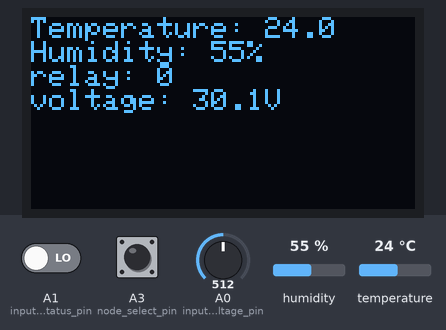
This sketch was run on a simulated Arduino Uno, built with avr-gcc and run on an emulated ATmega328P. Shown: 128×64 one-colour display. Inputs (shaded band) come from the test bench; at power-on: humidity 55 %, A0 (input_voltage_pin) = 512, A1 (input_relay_status_pin) LOW, temperature 24 °C, A3 (node_select_pin) HIGH. Random numbers use the default seed unless the sketch sets one; no radio packets arrive unless stated; what the sketch prints to the serial monitor is not drawn.

Above: at 2.4 s.
2.5 s: humidity set to 22 %
At 7.3 s:
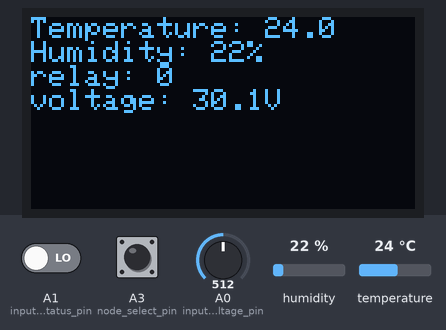
7.9 s: A0 (input_voltage_pin) set to 716
At 12.8 s:
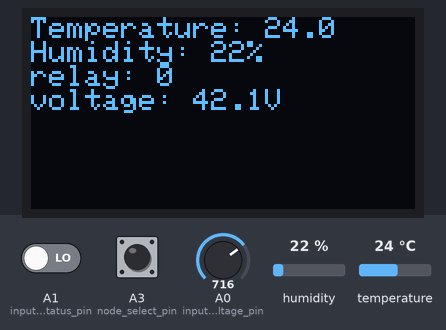
13.1 s: A1 (input_relay_status_pin) driven HIGH
At 17.5 s:
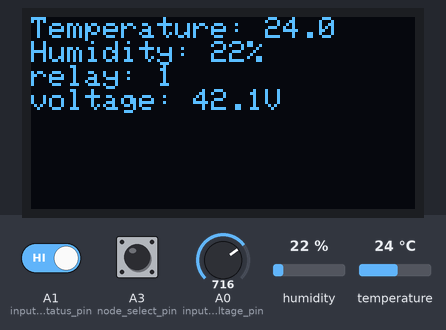
18.3 s: temperature set to 12 °C
At 22.7 s:
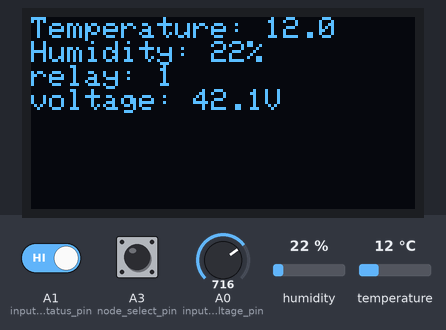
23.4 s: A0 (input_voltage_pin) set to 900
At 27.6 s:
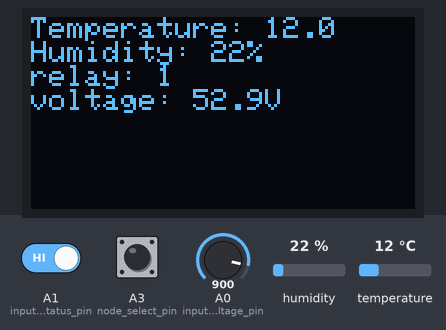
28.6 s: A1 (input_relay_status_pin) driven LOW
At 33.4 s:
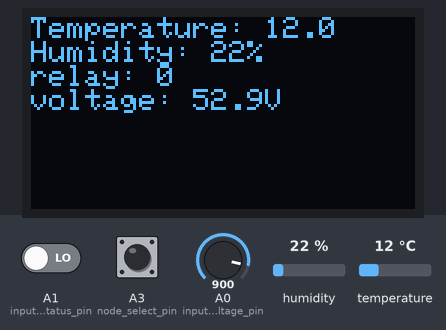
Timing chart, 0 to 34.7 s (numbered marks = the images above; inputs shaded):
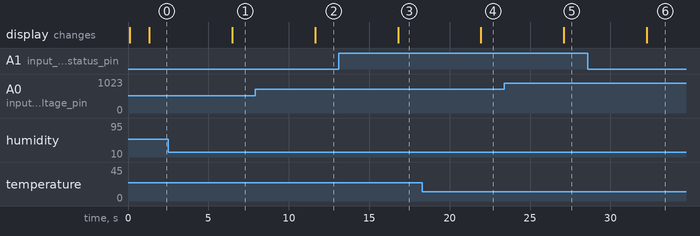

The sketch:

main_TX.ino
```cpp
#include <SPI.h>
#include <RH_RF95.h>
#include <Wire.h>
#include "DFRobot_SHT20.h"
#include "SSD1306Ascii.h"
#include "SSD1306AsciiWire.h"

#define SF         7
#define BANDWIDTH  250
#define TXPOWER    14

#define RFM95_CS 10
#define RFM95_RST 9
#define RFM95_INT 2
#define RF95_FREQ 434.0
#define I2C_ADDRESS 0x3C  // OLED

uint8_t input_voltage_pin = A0;
uint8_t input_relay_status_pin = A1;
uint8_t node_select_pin = A3;
uint8_t node = 0;
uint16_t packetnum = 0;
uint16_t packet_interval = 5000;  // 5000ms delay

RH_RF95 rf95(RFM95_CS, RFM95_INT);
DFRobot_SHT20 sht20;
SSD1306AsciiWire oled;

void setup(){
  pinMode(input_voltage_pin, INPUT);
  pinMode(input_relay_status_pin, INPUT);
  pinMode(RFM95_RST, OUTPUT);
  digitalWrite(RFM95_RST, HIGH);

  while (!Serial);
  Serial.begin(115200);
  delay(100);

  Serial.println("RFM98W LoRa Shield TX");

// Set Node Number
  pinMode(node_select_pin, INPUT_PULLUP);
  ++node += !digitalRead(node_select_pin);  // 1 or 2
  Serial.print("Node Number: ");
  Serial.println(node);

// OLED display
  Wire.begin();
  oled.begin(&Adafruit128x64, I2C_ADDRESS);
  // oled.set400kHz();
  oled.setFont(Adafruit5x7);

  oled.clear();
  oled.println("LoRa Shield TX");
  oled.set2X();
  oled.print("Node: ");
  oled.println(node);
  oled.set1X();

// Init SHT20
	sht20.initSHT20(); // Init SHT20 Sensor
	delay(100);
	sht20.checkSHT20(); // Check SHT20 Sensor

// RFM98W manual reset
  digitalWrite(RFM95_RST, LOW);
  delay(10);
  digitalWrite(RFM95_RST, HIGH);
  delay(10);

// Init RFM98W
  while (!rf95.init()) {
    Serial.println("LoRa radio init failed");
    while (1);
  }

  if (!rf95.setFrequency(RF95_FREQ)) {
    Serial.println("setFrequency failed");
    while (1);
  }
  rf95.setTxPower(TXPOWER, false);
  rf95.setSpreadingFactor(SF);
  rf95.setSignalBandwidth(BANDWIDTH);
  Serial.print("Set Freq to: "); Serial.println(RF95_FREQ);
  Serial.println("LoRa radio init OK");

  delay(1000);
}


void loop(){
  float input_voltage = analogRead(input_voltage_pin) * 12 * 0.0049;
  // input_voltage = round(input_voltage*10)/10.0;
  uint8_t input_relay_status = digitalRead(input_relay_status_pin);

	float temp = sht20.readTemperature();
  // temp = round(temp*10)/10.0;
	uint16_t humd = round(sht20.readHumidity()*10)/10.0;

	Serial.print("Temperature:");
	Serial.print(temp, 1);
	Serial.print("C");
	Serial.print("       Humidity:");
	Serial.print(humd);
	Serial.print("%");
	Serial.println();

  oled.clear();
  oled.print("Temperature: ");
  oled.println(temp, 1);
  oled.print("Humidity: ");
  oled.print(humd);
  oled.println("%");
  oled.print("relay: ");
  oled.println(input_relay_status);
  oled.print("voltage: ");
  oled.print(input_voltage, 1);
  oled.println("V");

  // Transmit
  String radiopacket = "#";
  radiopacket.concat(node);
  radiopacket.concat("#");
  radiopacket.concat((int)round(temp*10));
  radiopacket.concat("#");
  radiopacket.concat(humd);
  radiopacket.concat("#");
  radiopacket.concat(input_relay_status);
  radiopacket.concat("#");
  radiopacket.concat((int)round(input_voltage*10));
  radiopacket.concat("#");

  Serial.print("Radio Packet: ");
  Serial.println(radiopacket);

  char radioChar[radiopacket.length()+1] = {0};
  radiopacket.toCharArray(radioChar, radiopacket.length());
  radioChar[radiopacket.length()] = 0;
  rf95.send(radioChar, radiopacket.length()+1);
  rf95.waitPacketSent();
  uint8_t buf[RH_RF95_MAX_MESSAGE_LEN];
  uint8_t len = sizeof(buf);

  oled.println();

  rf95.sleep();
  delay(packet_interval-25);
  delay(random(0, 50));
}
```

Measured:
- after the input at 2.5 s, the display: changes after 4.0 s (image 1)
- after the input at 7.9 s, the display: changes after 3.8 s (image 2)
- after the input at 13.1 s, the display: changes after 3.7 s (image 3)
- after the input at 18.3 s, the display: changes after 3.6 s (image 4)
- after the input at 23.4 s, the display: changes after 3.7 s (image 5)
- after the input at 28.6 s, the display: changes after 3.7 s (image 6)
